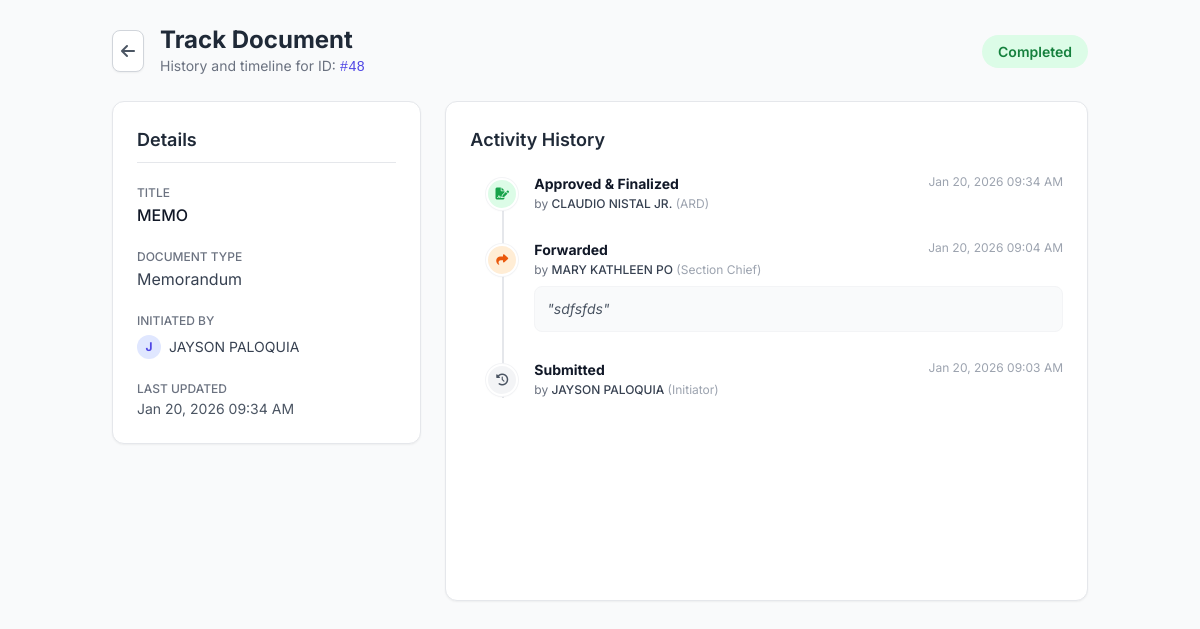
Screenshot of /track_document.php?id=48 (signed in) with the database file from the repository.
### tables this page shows
CREATE TABLE `documents` (
  `doc_id` int(11) NOT NULL,
  `title` varchar(255) NOT NULL,
  `doc_type` varchar(100) NOT NULL,
  `status` enum('Draft','Review','Signing','Completed','Returned','Archived') NOT NULL,
  `remarks` text DEFAULT NULL,
  `initiator_id` int(11) NOT NULL,
  `current_owner_id` int(11) DEFAULT NULL,
  `created_at` timestamp NOT NULL DEFAULT current_timestamp(),
  `updated_at` timestamp NOT NULL DEFAULT current_timestamp() ON UPDATE current_timestamp(),
  `Station` text NOT NULL
);

CREATE TABLE `document_actions` (
  `action_id` int(11) NOT NULL,
  `doc_id` int(11) NOT NULL,
  `user_id` int(11) NOT NULL,
  `action` varchar(255) NOT NULL COMMENT 'e.g., Submitted, Drafted, Approved, Signed, Returned',
  `message` text DEFAULT NULL,
  `created_at` timestamp NOT NULL DEFAULT current_timestamp()
);

CREATE TABLE `users` (
  `user_id` int(11) NOT NULL,
  `email` varchar(255) NOT NULL,
  `password_hash` varchar(255) NOT NULL,
  `first_name` varchar(100) NOT NULL,
  `middle_name` varchar(100) DEFAULT NULL,
  `last_name` varchar(100) NOT NULL,
  `suffix` varchar(20) DEFAULT NULL,
  `position` varchar(100) DEFAULT NULL,
  `designation` varchar(100) DEFAULT NULL,
  `division` varchar(100) DEFAULT NULL,
  `sex` enum('Male','Female','Other','Prefer not to say') DEFAULT NULL,
  `contact_number` varchar(50) DEFAULT NULL,
  `role` enum('Initiator','Section Chief','Division Chief','ARD','RED','Records Office','Admin') NOT NULL DEFAULT 'Initiator',
  `status` varchar(50) NOT NULL DEFAULT 'Pending',
  `verification_token` varchar(255) DEFAULT NULL,
  `token_expiry` datetime DEFAULT NULL,
  `reset_token` varchar(255) DEFAULT NULL,
  `reset_token_expiry` datetime DEFAULT NULL,
  `created_at` timestamp NOT NULL DEFAULT current_timestamp(),
  `otos_userlink` int(11) NOT NULL,
  `profile_picture_path` varchar(255) DEFAULT NULL
);

### track_document.php (the view, shortened to what this page needs)
<?php
$conn = null;
$doc_id = (int)$_GET['id'];
$doc_info = null;
$history = [];
if ($conn) {
    $sql_doc = "SELECT d.*,
                CONCAT(u.first_name, ' ', u.last_name) as initiator_name,
                CONCAT(own.first_name, ' ', own.last_name) as current_owner_name
                FROM documents d
                LEFT JOIN users u ON d.initiator_id = u.user_id
                LEFT JOIN users own ON d.current_owner_id = own.user_id
                WHERE d.doc_id = ?";
    $stmt = $conn->prepare($sql_doc);
    $stmt->bind_param("i", $doc_id);
    $stmt->execute();
    $result_doc = $stmt->get_result();
    $doc_info = $result_doc->fetch_assoc();
    $sql_hist = "SELECT da.*,
                 CONCAT(u.first_name, ' ', u.last_name) as actor_name,
                 u.role as actor_role
                 FROM document_actions da
                 LEFT JOIN users u ON da.user_id = u.user_id
                 WHERE da.doc_id = ?
                 ORDER BY da.created_at DESC";
    $stmt = $conn->prepare($sql_hist);
    $stmt->bind_param("i", $doc_id);
    $stmt->execute();
    $result_hist = $stmt->get_result();
    while ($row = $result_hist->fetch_assoc()) {
        $history[] = $row;
    }
}
function getActionStyle($action) {
    $action = strtolower($action);
    if (strpos($action, 'created') !== false || strpos($action, 'draft') !== false) {
        return ['icon' => 'fa-plus', 'color' => 'bg-blue-100 text-blue-600', 'border' => 'border-blue-200'];
    } elseif (strpos($action, 'returned') !== false || strpos($action, 'reject') !== false) {
        return ['icon' => 'fa-undo', 'color' => 'bg-red-100 text-red-600', 'border' => 'border-red-200'];
    } elseif (strpos($action, 'signed') !== false || strpos($action, 'approved') !== false) {
        return ['icon' => 'fa-file-signature', 'color' => 'bg-green-100 text-green-600', 'border' => 'border-green-200'];
    } elseif (strpos($action, 'completed') !== false || strpos($action, 'final') !== false) {
        return ['icon' => 'fa-check-double', 'color' => 'bg-indigo-100 text-indigo-600', 'border' => 'border-indigo-200'];
    } elseif (strpos($action, 'forwarded') !== false) {
        return ['icon' => 'fa-share', 'color' => 'bg-orange-100 text-orange-600', 'border' => 'border-orange-200'];
    }
    return ['icon' => 'fa-history', 'color' => 'bg-gray-100 text-gray-600', 'border' => 'border-gray-200'];
}
?>
<!DOCTYPE html>
<html lang="en">
<head>
    <script src="https://cdn.tailwindcss.com"></script>
    <link rel="stylesheet" href="https://cdnjs.cloudflare.com/ajax/libs/font-awesome/6.4.0/css/all.min.css">
</head>
<body class="p-6 max-w-5xl mx-auto">
    <div class="mb-6 flex items-center justify-between">
        <div class="flex items-center gap-4">
            <a href="javascript:history.back()" class="p-2 rounded-lg bg-white border border-gray-300 text-gray-600 hover:bg-gray-50 transition shadow-sm">
                <i class="fas fa-arrow-left"></i>
            </a>
            <div>
                <h1 class="text-2xl font-bold text-gray-800">Track Document</h1>
                <p class="text-sm text-gray-500">History and timeline for ID: <span class="font-mono text-indigo-600">#<?php echo $doc_id; ?></span></p>
            </div>
        </div>
        <div>
            <span class="px-4 py-2 rounded-full text-sm font-semibold
                <?php
                $st = $doc_info['status'] ?? 'Unknown';
                if($st == 'Returned') echo 'bg-red-100 text-red-700';
                elseif($st == 'Completed') echo 'bg-green-100 text-green-700';
                elseif($st == 'Signing') echo 'bg-blue-100 text-blue-700';
                else echo 'bg-gray-100 text-gray-700';
                ?>">
                <?php echo htmlspecialchars($st); ?>
            </span>
        </div>
    </div>
    <?php if (!$doc_info): ?>
        <div class="bg-red-50 border border-red-200 text-red-700 p-4 rounded-lg">
            <i class="fas fa-exclamation-triangle mr-2"></i> Document not found or you do not have permission to view it.
        </div>
    <?php else: ?>
        <div class="grid grid-cols-1 md:grid-cols-3 gap-6">
            <div class="md:col-span-1 space-y-6">
                <div class="bg-white rounded-xl shadow-sm border border-gray-200 p-6">
                    <h2 class="text-lg font-semibold text-gray-800 mb-4 border-b pb-2">Details</h2>
                    <div class="space-y-4">
                        <div>
                            <label class="text-xs font-medium text-gray-500 uppercase">Title</label>
                            <p class="text-gray-900 font-medium"><?php echo htmlspecialchars($doc_info['title']); ?></p>
                        </div>
                        <div>
                            <label class="text-xs font-medium text-gray-500 uppercase">Document Type</label>
                            <p class="text-gray-700"><?php echo htmlspecialchars($doc_info['doc_type']); ?></p>
                        </div>
                        <div>
                            <label class="text-xs font-medium text-gray-500 uppercase">Initiated By</label>
                            <div class="flex items-center gap-2 mt-1">
                                <div class="w-6 h-6 rounded-full bg-indigo-100 flex items-center justify-center text-xs text-indigo-600 font-bold">
                                    <?php echo substr($doc_info['initiator_name'], 0, 1); ?>
                                </div>
                                <span class="text-sm text-gray-700"><?php echo htmlspecialchars($doc_info['initiator_name']); ?></span>
                            </div>
                        </div>
                        <div>
                            <label class="text-xs font-medium text-gray-500 uppercase">Last Updated</label>
                            <p class="text-sm text-gray-600"><?php echo date("M j, Y h:i A", strtotime($doc_info['updated_at'])); ?></p>
                        </div>
                    </div>
                </div>
            </div>
            <div class="md:col-span-2">
                <div class="bg-white rounded-xl shadow-sm border border-gray-200 p-6 min-h-[500px]">
                    <h2 class="text-lg font-semibold text-gray-800 mb-6">Activity History</h2>
                    <?php if (empty($history)): ?>
                        <p class="text-gray-500 text-sm italic">No history records found.</p>
                    <?php else: ?>
                        <div class="relative pl-4">
                            <div class="absolute left-8 top-0 bottom-0 w-0.5 bg-gray-200"></div>
                            <div class="space-y-8">
                                <?php foreach ($history as $index => $event):
                                    $style = getActionStyle($event['action']);
                                    $date = new DateTime($event['created_at']);
                                ?>
                                    <div class="relative flex gap-4">
                                        <div class="relative z-10 flex-shrink-0 w-8 h-8 rounded-full <?php echo $style['color']; ?> flex items-center justify-center border-2 border-white shadow-sm ring-1 ring-gray-100">
                                            <i class="fas <?php echo $style['icon']; ?> text-xs"></i>
                                        </div>
                                        <div class="flex-1 -mt-1">
                                            <div class="flex flex-col sm:flex-row sm:justify-between sm:items-start">
                                                <div>
                                                    <p class="text-sm font-bold text-gray-900">
                                                        <?php echo htmlspecialchars($event['action']); ?>
                                                    </p>
                                                    <p class="text-xs text-gray-500 mt-0.5">
                                                        by <span class="font-medium text-gray-700"><?php echo htmlspecialchars($event['actor_name']); ?></span>
                                                        <span class="text-gray-400">(<?php echo htmlspecialchars($event['actor_role'] ?? 'User'); ?>)</span>
                                                    </p>
                                                </div>
                                                <div class="text-xs text-gray-400 mt-1 sm:mt-0 whitespace-nowrap">
                                                    <?php echo $date->format('M j, Y h:i A'); ?>
                                                </div>
                                            </div>
                                            <?php if (!empty($event['remarks']) || !empty($event['message'])):
                                                $msg = !empty($event['remarks']) ? $event['remarks'] : $event['message'];
                                            ?>
                                                <div class="mt-2 p-3 bg-gray-50 rounded-lg border border-gray-100 text-sm text-gray-600 italic">
                                                    "<?php echo nl2br(htmlspecialchars($msg)); ?>"
                                                </div>
                                            <?php endif; ?>
                                        </div>
                                    </div>
                                <?php endforeach; ?>
                            </div>
                        </div>
                    <?php endif; ?>
                </div>
            </div>
        </div>
    <?php endif; ?>
</body>
</html>

### track_document.php (style rules this page uses)
body { font-family: 'Inter', sans-serif; background-color: #f9fafb; }

### rows the page displays
documents: status "Completed", title "MEMO", doc_type "Memorandum", updated_at "Jan 20, 2026 09:34 AM"
document_actions: action "Approved & Finalized", actor_name "CLAUDIO NISTAL JR.", user.role "ARD", created_at "Jan 20, 2026 09:34 AM"
document_actions: action "Forwarded", actor_name "MARY KATHLEEN PO", user.role "Section Chief", created_at "Jan 20, 2026 09:04 AM", message "sdfsfds"
document_actions: action "Submitted", actor_name "JAYSON PALOQUIA", user.role "Initiator", created_at "Jan 20, 2026 09:03 AM"

### other values shown
$doc_id "48"
substr($doc_info['initiator_name'], 0, 1) "J"
$doc_info['initiator_name'] "JAYSON PALOQUIA"
